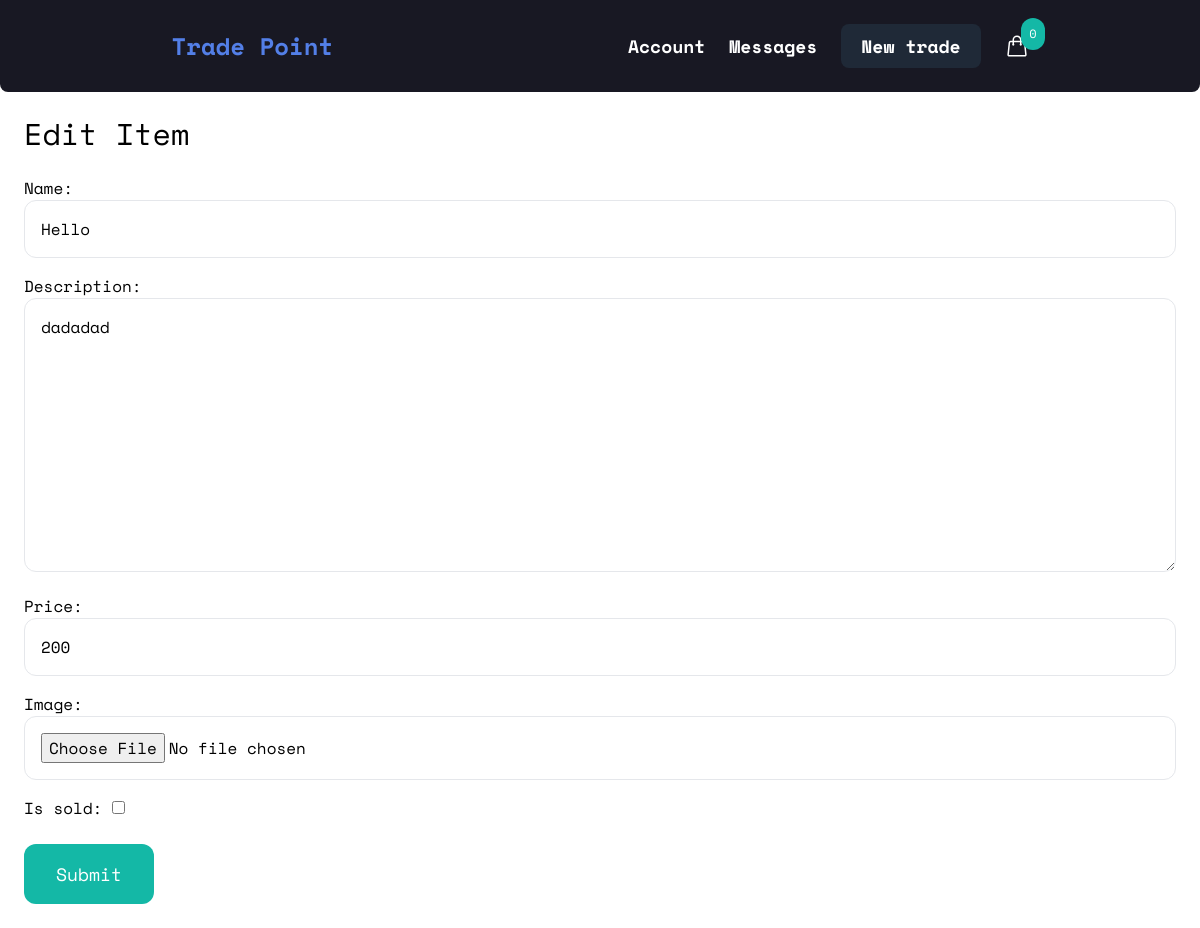
The app's page /items/5/edit/ (signed in), older data.
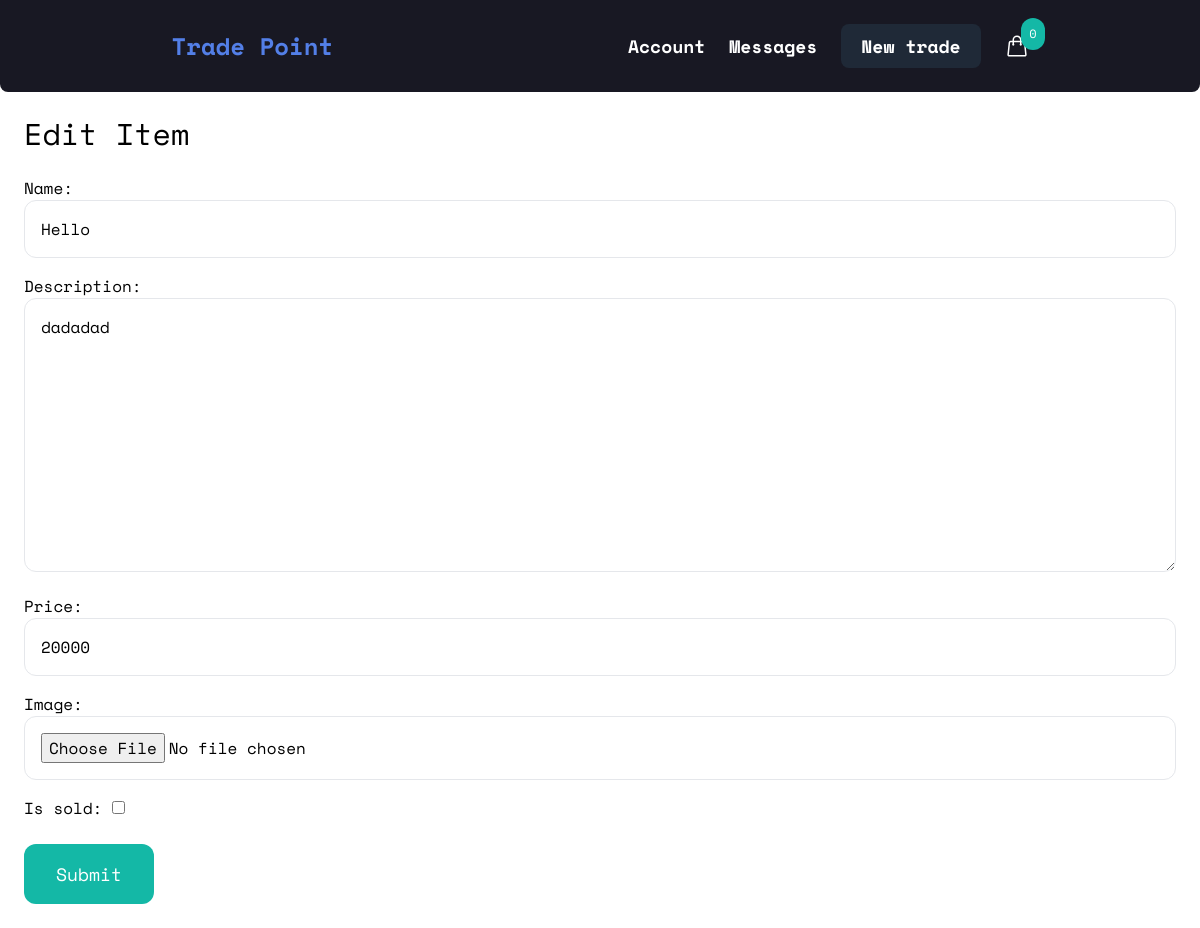
The same page, newer data.
### item/models.py (models this page shows, shortened)
class Item(models.Model):
    category = models.ForeignKey(Category, related_name='items', on_delete=models.CASCADE)
    name = models.CharField(max_length=200)
    description = models.TextField(blank=True, null=True)
    price = models.IntegerField()
    image = models.ImageField(upload_to='item_images', blank=True, null=True)
    thumbnail = models.ImageField(upload_to='item_images', blank=True, null=True)
    is_sold = models.BooleanField(default=False)
    created_at = models.DateTimeField(auto_now_add=True)
    created_by = models.ForeignKey(User, related_name='items', on_delete=models.CASCADE)
    updated_at = models.DateTimeField(auto_now=True)
    class Meta:
        ordering = ('-created_at',)

### item/views.py (the view)
# urls.py: path('<int:pk>/edit/', views.edit, name='edit'),
@login_required
def edit(request, pk):
    item = get_object_or_404(Item, pk=pk, created_by=request.user)
    if request.method == "POST":
        form = EditItemForm(request.POST, request.FILES, instance=item)
        if form.is_valid():
            form.save()
            return redirect('item:detail', pk=item.pk)
    else:
        form = EditItemForm(instance=item)
    return render(request, 'item/form.html', {
        'form': form,
        'title': 'Edit Item',
    })

### item/forms.py
class EditItemForm(forms.ModelForm):
    class Meta:
        model = Item
        fields = ('name', 'description', 'price', 'image', 'is_sold')
        widgets = {
            'name': forms.TextInput(attrs={
                'class': INPUT_CLASSES
            }),
            'description': forms.Textarea(attrs={
                'class': INPUT_CLASSES
            }),
            'price': forms.TextInput(attrs={
                'class': INPUT_CLASSES
            }),
            'image': forms.FileInput(attrs={
                'class': INPUT_CLASSES
            }),
        }

### cart/cart.py (called while the page is built)
    def __len__(self):
        return sum(item['quantity'] for item in self.cart.values())

### cart/context_processors.py (called while the page is built)
def cart(request):
    return {'cart': Cart(request)}

### item/templates/item/form.html (shortened to what this page needs)
{% extends 'main.html' %}
{% block content %}
<h1 class="mb-6 text-3xl">
    {{title}}
</h1>
<form action="" method="post" enctype="multipart/form-data">
    <div class="space-y-4">
        {{form.as_p}}
    </div>
    <button class="mt-6 py-4 px-8 text-lg bg-teal-500 hover:bg-teal-700 rounded-xl text-white">Submit</button>
</form>
{% endblock content %}

Row changes from the older to the newer data that the page shows:
changed Item "Hello": price "200" → "20000"
